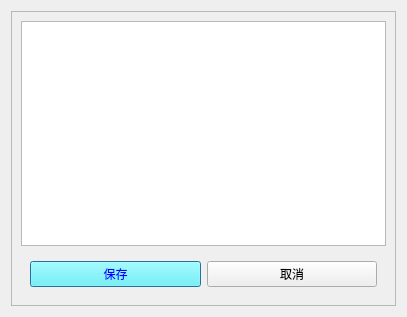
<?xml version="1.0" encoding="UTF-8"?>
<ui version="4.0">
 <class>Dialog1</class>
 <widget class="QDialog" name="Dialog1">
  <property name="geometry">
   <rect>
    <x>0</x>
    <y>0</y>
    <width>407</width>
    <height>317</height>
   </rect>
  </property>
  <property name="windowTitle">
   <string>Dialog</string>
  </property>
  <layout class="QHBoxLayout" name="horizontalLayout_2">
   <item>
    <widget class="QScrollArea" name="scrollArea">
     <property name="widgetResizable">
      <bool>true</bool>
     </property>
     <widget class="QWidget" name="scrollAreaWidgetContents">
      <property name="geometry">
       <rect>
        <x>0</x>
        <y>0</y>
        <width>387</width>
        <height>297</height>
       </rect>
      </property>
      <layout class="QVBoxLayout" name="verticalLayout">
       <item>
        <widget class="QPlainTextEdit" name="plainTextEdit"/>
       </item>
       <item>
        <widget class="QWidget" name="widget" native="true">
         <layout class="QHBoxLayout" name="horizontalLayout">
          <item>
           <widget class="QPushButton" name="pushButton">
            <property name="styleSheet">
             <string notr="true">background-color:rgb(85, 255, 255);
   color:blue;
</string>
            </property>
            <property name="text">
             <string>保存</string>
            </property>
           </widget>
          </item>
          <item>
           <widget class="QPushButton" name="pushButton_2">
            <property name="text">
             <string>取消</string>
            </property>
           </widget>
          </item>
         </layout>
        </widget>
       </item>
      </layout>
     </widget>
    </widget>
   </item>
  </layout>
 </widget>
 <resources/>
 <connections/>
</ui>
